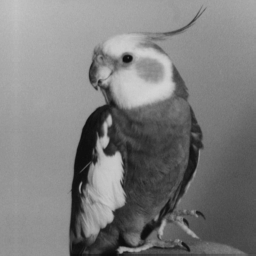
%> input picture 16-17/Summer/Introduction to Wave Analysis Applications /Bird.gif, 256 x 256 px
$ octave wykrywanieKrawedzi.m   (GNU Octave 9; MATLAB toolbox functions it lacks are replaced by stand-ins)
%> lines starting %> are read from the running program, lines starting %| are printed output that depends on the picture; in (x1, y1, x2, y2) boxes, pixels count from 0 and x2, y2 are one past the last pixel; in counts of white or black regions, pixels touching at a corner belong together; the program's own positions count from 1
mask=[2 4 5 4 2;4 9 12 9 4;5 12 15 12 5;4 9 12 9 4;2 4 5 4 2];
mask = mask/159;  %maska gaussowska
[A,map] = imread('Bird.gif');
%> A is the input picture: size 256x256 uint8; min 11, max 212, mean 125.4
%> map = 256 rows, first 12: [0 0 0; 0.00392 0.00392 0.00392; 0.00784 0.00784 0.00784; 0.0118 0.0118 0.0118; 0.0157 0.0157 0.0157; 0.0196 0.0196 0.0196; 0.0235 0.0235 0.0235; 0.0275 0.0275 0.0275; 0.0314 0.0314 0.0314; 0.0353 0.0353 0.0353; 0.0392 0.0392 0.0392; 0.0431 0.0431 0.0431]
colormap(map);
A = double(A);
%> A: size 256x256 double
A = conv2(A, mask, 'same'); %nalożenie maski gaussa na obrazek

Dx = [-1 0 1; -2 0 2 ; -1 0 1];
Dy = Dx';  % maski Prewiita do obliczania gradientu
Gx = conv2(A,Dx,'same');
Gy = conv2(A,Dy,'same');
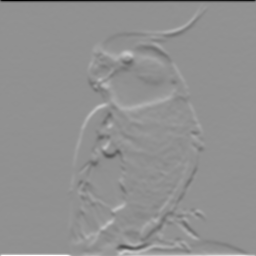
%> Gy: size 256x256 double; min -692.3, max 525.7, mean 0.9; drawn with min black and max white

% [6 lines of commented-out code are left out]


G = abs(Gx) + abs(Gy);
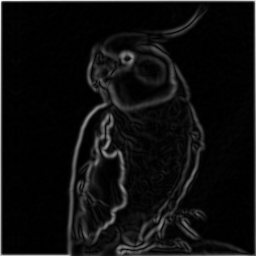
%> G: size 256x256 double; min 0.0252, max 730.1, mean 42.6; drawn with min black and max white
T = atan(Gy./Gx);
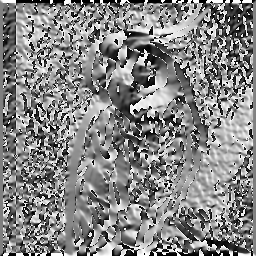
%> T: size 256x256 double; min -1.57, max 1.57, mean 0.0812; drawn with min black and max white
T(isnan(T)) = 0;
%imagesc(T);
%kwantyzujemy kierunki: (pionowy, poziomy, w prawo gora, w prawo w dol)
D = floor(mod(4*T/pi + 2.5,4));
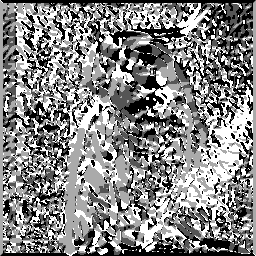
%> D: size 256x256 double; min 0, max 3, mean 1.57; drawn with min black and max white
Xoffset = [-1,1,-1,1,0,0,-1,1];
Yoffset = [0,0,-1,1,-1,1,1,-1]; %offset sasiadow wzdluz kierunku gradientu
[m,n] = size(G);
%> m = 256; n = 256
Gthin = zeros(m,n);
for i=2:m-1
    for j = 2:n-1
        t = 2*D(i,j)+1;
        a = G(i + Xoffset(t), j + Yoffset(t));
        b = G(i + Xoffset(t+1), j + Yoffset(t+1));
        if a > G(i,j) || b > G(i,j)
            Gthin(i,j) = 0;
        else
            Gthin(i,j) = G(i,j);
        end
    end
end
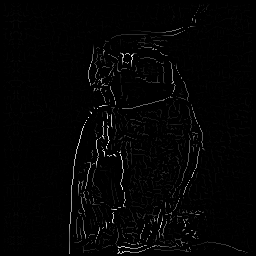
%> Gthin: size 256x256 double; min 0, max 426.6, mean 7; drawn with min black and max white

image(G);
figure(2);
colormap(map);
image(Gthin);


%progowanie

thresh_high = max(max(G))*0.06;
%> thresh_high = 43.8
thresh_low = thresh_high/2;
%> thresh_low = 21.9
edge = Gthin > thresh_high;
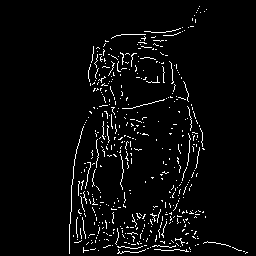
%> edge: size 256x256 logical; 3.9% white in thin lines or dots, all inside (x1, y1, x2, y2) = (69, 6, 248, 254)
t = 1;
while t
    t = 0;
    for i = 2:m-1
        for j = 2:n-1
            if edge(i,j)
                s = 2*D(i,j) + 1;
                for k = 0:1
                    a = Gthin(i - Yoffset(s+k), j + Xoffset(s+k));
                    if a > thresh_low && edge(i - Yoffset(s+k), j + Xoffset(s+k)) == 0
                        edge(i - Yoffset(s+k), j + Xoffset(s+k)) = 1;
                        t = 1;
                    end
                end
            end
        end
    end
end
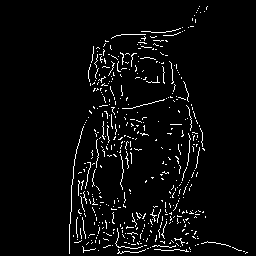
%> edge: size 256x256 logical; 4% white in thin lines or dots, all inside (x1, y1, x2, y2) = (69, 6, 248, 254)
%> after the loop, a = 0; s = 5

figure(3);
colormap(map);
imagesc(edge);

Ys = Yoffset;
Xs = Xoffset;


%lepszy algorytm jakby stos zamiast przegladani wszytskeigo - przegladamy
%jzu tylko to co przed chwila dodalismy
stack = zeros(2,m*n);
stack_counter = 0;

for i = 2:m-1
    for j = 2:n-1
        if edge(i,j)
            stack_counter = stack_counter + 1;
            stack(:,stack_counter) = [i; j];
        end
    end
end
%> after the loop, stack_counter = 2654

while stack_counter > 0
    %---pop---
    i = stack(1,stack_counter);
    j = stack(2,stack_counter);
    stack_counter = stack_counter - 1;
    %--------

    t = 2*D(i,j)+1;
    for k=0:1
        i_new = i-Ys(t+k);
        j_new = j+Xs(t+k);
        a = Gthin(i_new,j_new);
        if a > thresh_low && ~edge(i_new,j_new)
            edge(i_new,j_new) = 1;
            if i_new > 1 && i_new < m && j_new > 1 && j_new < n
                %---push---
                stack_counter = stack_counter + 1;
                stack(:,stack_counter) = [i_new; j_new];
                %----------
            end
        end
    end
end
%> this loop made 2654 passes
%> (i, j, t) on passes 1 to 3: (254, 246, 5), (254, 122, 1), (254, 121, 1)
%> after the loop, stack_counter = 0

figure(4);
colormap(map);
image(edge*256);

$ run again, with 16-17/Summer/Introduction to Wave Analysis Applications /xray.jpg saved as 16-17/Summer/Introduction to Wave Analysis Applications /Bird.gif
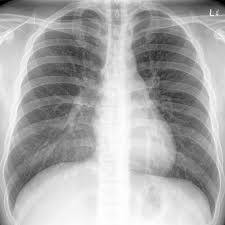
%> input picture 16-17/Summer/Introduction to Wave Analysis Applications /xray.jpg, 225 x 225 px
%> map = 256 rows, first 12: [1 1 1; 0.996 0.996 0.996; 0.992 0.992 0.992; 0.988 0.988 0.988; 0.984 0.984 0.984; 0.98 0.98 0.98; 0.976 0.976 0.976; 0.973 0.973 0.973; 0.969 0.969 0.969; 0.965 0.965 0.965; 0.961 0.961 0.961; 0.957 0.957 0.957]
%> `image(Gthin);`:
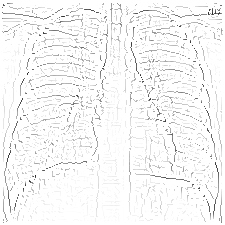
%> displayed picture: size 225x225x3, on the screen's scale of 0 to 255; min 33, max 255, mean 246.3
%> thresh_high = 58.37
%> thresh_low = 29.18
%> after the loop `while t`:
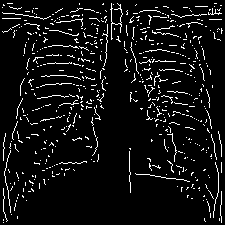
%> edge: size 225x225 logical; 6.8% white in thin lines or dots
%> after the loop `while t`: a = 116.2; s = 5
%> after the loop `for i = 2:m-1`: stack_counter = 3460
%> the loop `while stack_counter > 0` made 3460 passes
%> (i, j, t) on passes 1 to 3: (223, 222, 5), (223, 4, 5), (222, 222, 5)
%> after the loop `while stack_counter > 0`: stack_counter = 0
